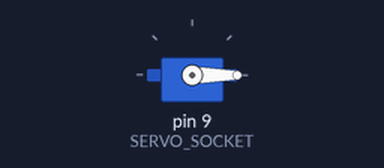
Simulated run of this sketch. Board: Arduino Uno, built with avr-gcc and run on an emulated ATmega328P. Parts: servo.

Above: at 0.05 s.
At 2.05 s:
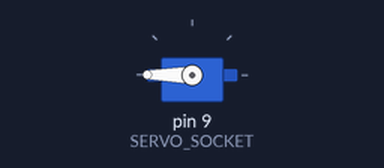
At 4.0 s:
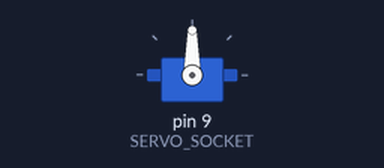
Timing chart, 0 to 5.2 s (numbered marks = the images above):
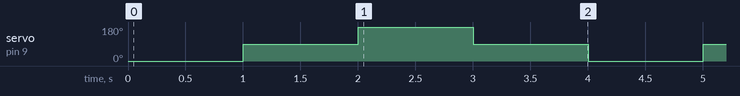

Measured:
- by itself, servo on pin 9 (SERVO_SOCKET): repeats every 4.0 s: 180° 1.0 s, 90° 1.0 s, 0° 1.0 s, 90° 1.0 s

The sketch:

servo_arduino.ino
```cpp
#include <Servo.h>
#define SERVO_SOCKET 9
#define INTERVAL 1000

Servo servo;
void setup() {
	servo.attach(SERVO_SOCKET);
}

void loop() {
	servo.write(0);
	delay(INTERVAL);
	servo.write(90);
	delay(INTERVAL);
	servo.write(180);
	delay(INTERVAL);
	servo.write(90);
	delay(INTERVAL);
}
```
